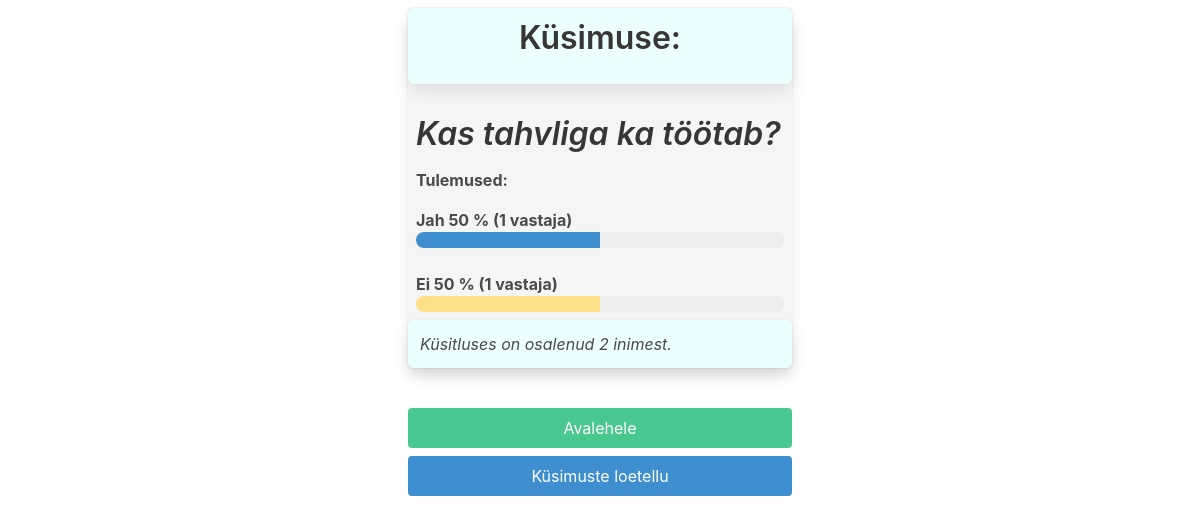
Page /poll_result.php?id=429 on the committed database.
### tables this page shows
CREATE TABLE `questions` (
  `id_q` int(11) UNSIGNED NOT NULL,
  `question` varchar(255) NOT NULL,
  `answer_1` varchar(100) NOT NULL,
  `answer_2` varchar(100) NOT NULL,
  `answer_3` varchar(100) NOT NULL,
  `created` timestamp NOT NULL DEFAULT CURRENT_TIMESTAMP,
  `status` int(1) NOT NULL DEFAULT '0'
);

### poll_result.php (the view, shortened to what this page needs)
<?php
require 'config/config.php';
require 'templates/header.php';
$note_error = '';
if (isset($_GET['id']) && $_GET['id'] != '') {
    $id = $_GET['id'];
    try {
        $connection = new PDO($dsn, USERNAME, PASSWORD, $options);
        $connection->exec('SET NAMES utf8');
        $sql = 'SELECT COUNT(*) AS total FROM questions WHERE id_q =' . $id;
        $statement = $connection->prepare($sql);
        $statement->execute();
        $total = $statement->fetch(PDO::FETCH_ASSOC);
        $total = $total['total'];
    } catch (PDOException $error) {
        $note_error = 'Viga andmebaasist lugemisel: ' . ('<br /> SQL: <strong>' . $sql . '</strong><br />' . $error->getMessage());
    }
    if ($total == 1) {
        try {
            $connection = new PDO($dsn, USERNAME, PASSWORD, $options);
            $connection->exec('SET NAMES utf8');
            $sql = 'SELECT q.id_q, q.question, q.answer_1, q.answer_2, q.answer_3, a.answer FROM questions AS q LEFT JOIN answers AS a USING (id_q) WHERE q.id_q =' . $id;
            $statement = $connection->prepare($sql);
            $statement->execute();
            $result = $statement->fetchAll();
        } catch (PDOException $error) {
            $note_error = 'Viga andmebaasist lugemisel: ' . ('<br /> SQL: <strong>' . $sql . '</strong><br />' . $error->getMessage());
        }
    } else {
        $note_error = 'URL-is oleva id-ga kuulutust ei ole andmebaasis';
    }
} else {
    $note_error = 'URL-is küsimuse id puudu';
}
?>
<?php
if ($note_error == '') {
    $total = 0;
    $answer_1 = 0;
    $answer_2 = 0;
    for ($i = 0; $i < count($result); $i++) {
        if ($result[$i]['answer'] == 1) {
            $answer_1++;
            $total++;
        }
        if ($result[$i]['answer'] == 2) {
            $answer_2++;
            $total++;
        }
    }
    $rel_answer_1 = ($total != 0) ? round($answer_1 / $total * 100) : 0;
    $rel_answer_2 = ($total != 0) ? round($answer_2 / $total * 100) : 0;
?>
    <div class="columns is-centered">
        <div class="column is-one-third mt-2">
            <div class="card has-background-light">
                <div class="content">
                    <div class="column box has-background-primary-light">
                        <h1 class="has-text-centered">Küsimuse:</h1>
                    </div>
                    <h1 class="is-italic ml-2"><?php echo ($result[0]['question']); ?></h1>
                    <div class="control m-2">
                        <p class="has-text-weight-bold">Tulemused:</p>
                        <label class="has-text-weight-bold"> <?php echo ($result[0]['answer_1']); ?> <?php echo ($rel_answer_1); ?> % (<?php echo $answer_1;
                                                                                                                                        echo ($answer_1 == 1) ? ' vastaja' : ' vastajat' ?>) </label><br>
                        <progress class="progress is-info" value="<?php echo ($answer_1 / $total * 100); ?>" max="100"></progress>
                        <label class="radio has-text-weight-bold"> <?php echo ($result[0]['answer_2']); ?> <?php echo ($rel_answer_2); ?> % (<?php echo $answer_2;
                                                                                                                                                echo ($answer_2 == 1) ? ' vastaja' : ' vastajat' ?>) </label><br>
                        <progress class="progress is-warning" value="<?php echo ($answer_2 / $total * 100); ?>" max="100"></progress>
                    </div>
                    <div class="column box has-background-primary-light">
                        <p class="is-italic"> Küsitluses on osalenud <?php echo $total ?> inimest.</p>
                    </div>
                </div>
            </div>
        </div>
    </div>
<?php
}
?>
<div class="columns is-centered">
    <div class="column is-one-third mt-2">
        <button class="button is-link is-success mt-2 is-fullwidth" onclick="location.href='index.php'">Avalehele</button>
        <?php
        if (!isset($_GET['answer'])) {
        ?>
            <button class="button is-link is-info mt-2 is-fullwidth" onclick="location.href='questions_view.php'">Küsimuste loetellu</button>
        <?php
        }
        ?>
    </div>
</div>
<?php require 'templates/footer.php'; ?>

### rows in the picture
questions: question "Kas tahvliga ka töötab?", answer_1 "Jah", answer_2 "Ei"

### other values in the picture
$rel_answer_1 "50"
$answer_1 "1"
$rel_answer_2 "50"
$answer_2 "1"
$total "2"
